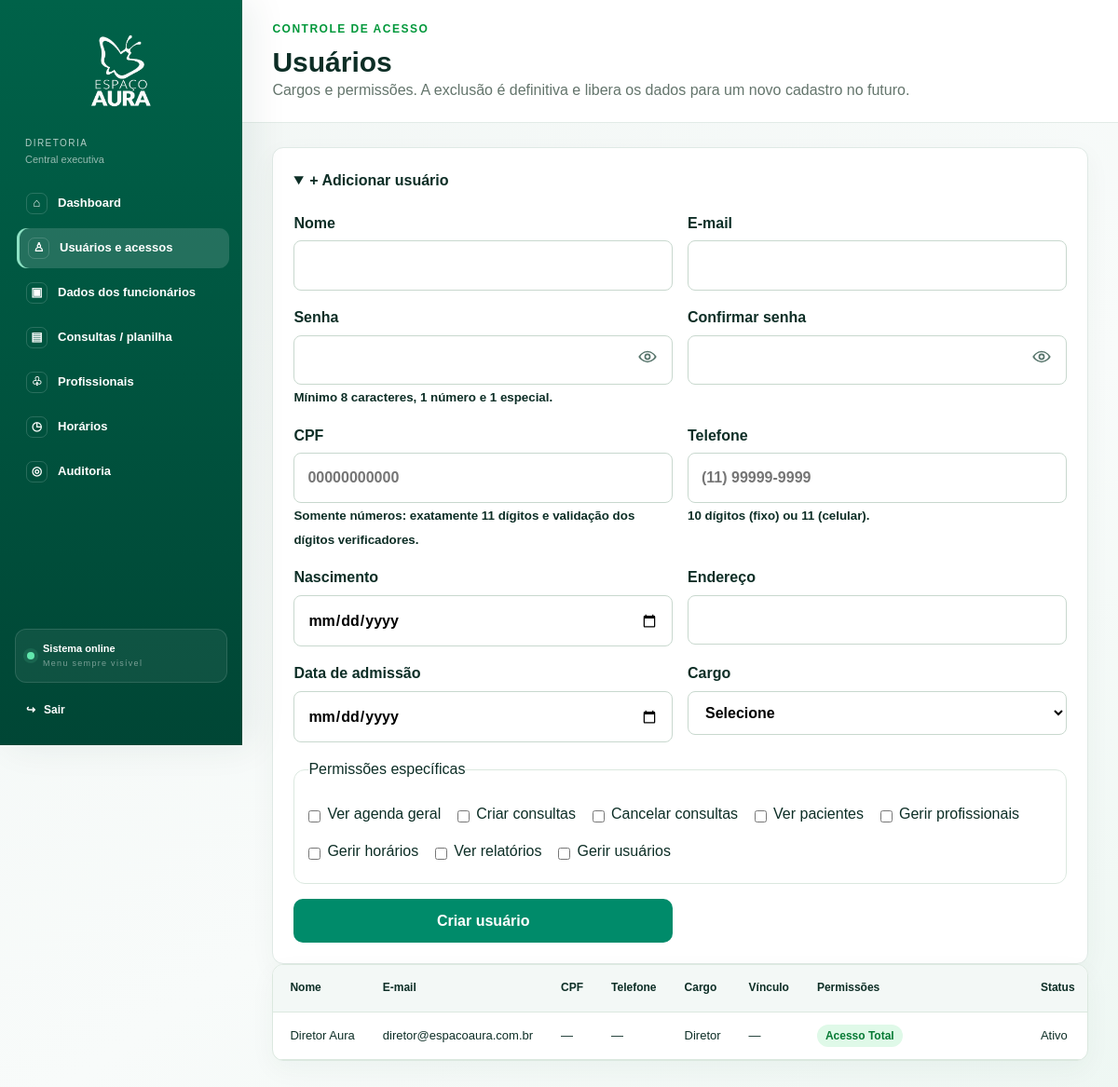
Page /diretor/usuarios.php (signed in) on the committed database.
### tables this page shows
CREATE TABLE usuarios (id INT AUTO_INCREMENT PRIMARY KEY,nome VARCHAR(100) NOT NULL,email VARCHAR(150) NOT NULL UNIQUE,senha VARCHAR(255) NOT NULL,cargo ENUM('diretor','administrador','recepcionista','profissional') NOT NULL DEFAULT 'administrador',profissional_id INT NULL,ativo TINYINT(1) NOT NULL DEFAULT 1,criado_em TIMESTAMP DEFAULT CURRENT_TIMESTAMP);

### diretor/usuarios.php (the view, shortened to what this page needs)
<?php
require_once 'sidebar.php';
require_once '../conexao.php';require_once '../includes/rbac.php';require_once '../includes/flash.php';require_once '../includes/audit.php';require_once '../includes/validation.php';require_once '../includes/deletion.php';
$perms=['agenda_ver'=>'Ver agenda geral','agenda_criar'=>'Criar consultas','agenda_cancelar'=>'Cancelar consultas','pacientes_ver'=>'Ver pacientes','profissionais_gerir'=>'Gerir profissionais','horarios_gerir'=>'Gerir horários','relatorios_ver'=>'Ver relatórios','usuarios_gerir'=>'Gerir usuários'];
$usuarios=$pdo->query("SELECT u.id,u.nome,u.email,u.cargo,u.ativo,u.cpf,u.telefone,u.nascimento,u.endereco,u.data_admissao,u.criado_em,p.nome profissional,GROUP_CONCAT(up.permissao ORDER BY up.permissao SEPARATOR ',') permissoes FROM usuarios u LEFT JOIN profissionais p ON p.id=u.profissional_id LEFT JOIN usuario_permissoes up ON up.usuario_id=u.id GROUP BY u.id ORDER BY u.nome")->fetchAll();
?><!doctype html><html lang="pt-BR"><head><link rel="stylesheet" href="../css/style.css"></head><body class="director-page"><div class="app-shell director-shell"><main class="dashboard director-subpage"><div class="dash-head"><div><p class="eyebrow">CONTROLE DE ACESSO</p><h1>Usuários</h1><p class="muted">Cargos e permissões. A exclusão é definitiva e libera os dados para um novo cadastro no futuro.</p></div></div><details class="dash-card" open><summary><b>+ Adicionar usuário</b></summary><form method="post" class="form-grid" id="novo-usuario" data-preserve><label>Nome<input name="nome" required></label><label>E-mail<input type="email" name="email" required></label><label>Senha<input type="password" name="senha" minlength="8" autocomplete="new-password" required><small>Mínimo 8 caracteres, 1 número e 1 especial.</small></label><label>Confirmar senha<input type="password" name="confirmar" minlength="8" autocomplete="new-password" required></label><label>CPF<input name="cpf" inputmode="numeric" autocomplete="off" data-cpf maxlength="11" minlength="11" pattern="[0-9]{11}" placeholder="00000000000" required><small>Somente números: exatamente 11 dígitos e validação dos dígitos verificadores.</small></label><label>Telefone<input name="telefone" type="tel" inputmode="numeric" data-phone maxlength="15" placeholder="(11) 99999-9999" required><small>10 dígitos (fixo) ou 11 (celular).</small></label><label>Nascimento<input type="date" name="nascimento"></label><label>Endereço<input name="endereco"></label><label>Data de admissão<input type="date" name="data_admissao"></label><label>Cargo<select name="cargo" id="cargo" required><option value="">Selecione</option></select></label><fieldset class="permissions"><legend>Permissões específicas</legend><?php foreach($perms as $k=>$v):?><label><input type="checkbox" name="permissoes[]" value="<?=$k?>"> <?=$v?></label><?php endforeach;?></fieldset><button class="btn">Criar usuário</button></form></details><div class="table-wrapper" id="lista-usuarios"><table><thead><tr><th>Nome</th><th>E-mail</th><th>CPF</th><th>Telefone</th><th>Cargo</th><th>Vínculo</th><th>Permissões</th><th>Status</th></tr></thead><tbody><?php foreach($usuarios as $u): ?><tr id="usuario-<?=$u['id']?>"><td><?=htmlspecialchars($u['nome'])?></td><td><?=htmlspecialchars($u['email'])?></td><td><?=htmlspecialchars($u['cpf']?formatarCpf($u['cpf']):'—')?></td><td><?=htmlspecialchars($u['telefone']?formatarTelefone($u['telefone']):'—')?></td><td><?=ucfirst($u['cargo'])?></td><td><?=htmlspecialchars($u['profissional']??'—')?></td><td class="permissions-cell"><?php if($u['cargo']==='diretor'): ?><span class="status confirmado">Acesso total</span><?php endif;?></td><td><?=$u['ativo']?'Ativo':'Inativo'?></td></tr><?php endforeach;?></tbody></table></div></main></div></body></html>

### rows in the picture
usuarios: nome "Diretor Aura", email "diretor@espacoaura.com.br", cpf "—", telefone "—", cargo "Diretor", profissional "—", shows "Acesso Total", ativo "Ativo"

### other values in the picture
$icon "⌂"
$label "Dashboard"
$icon "♙"
$label "Usuários e acessos"
$icon "▣"
$label "Dados dos funcionários"
$icon "▤"
$label "Consultas / planilha"
$icon "♧"
$label "Profissionais"
$icon "◷"
$label "Horários"
$icon "◎"
$label "Auditoria"
$v "Ver agenda geral"
